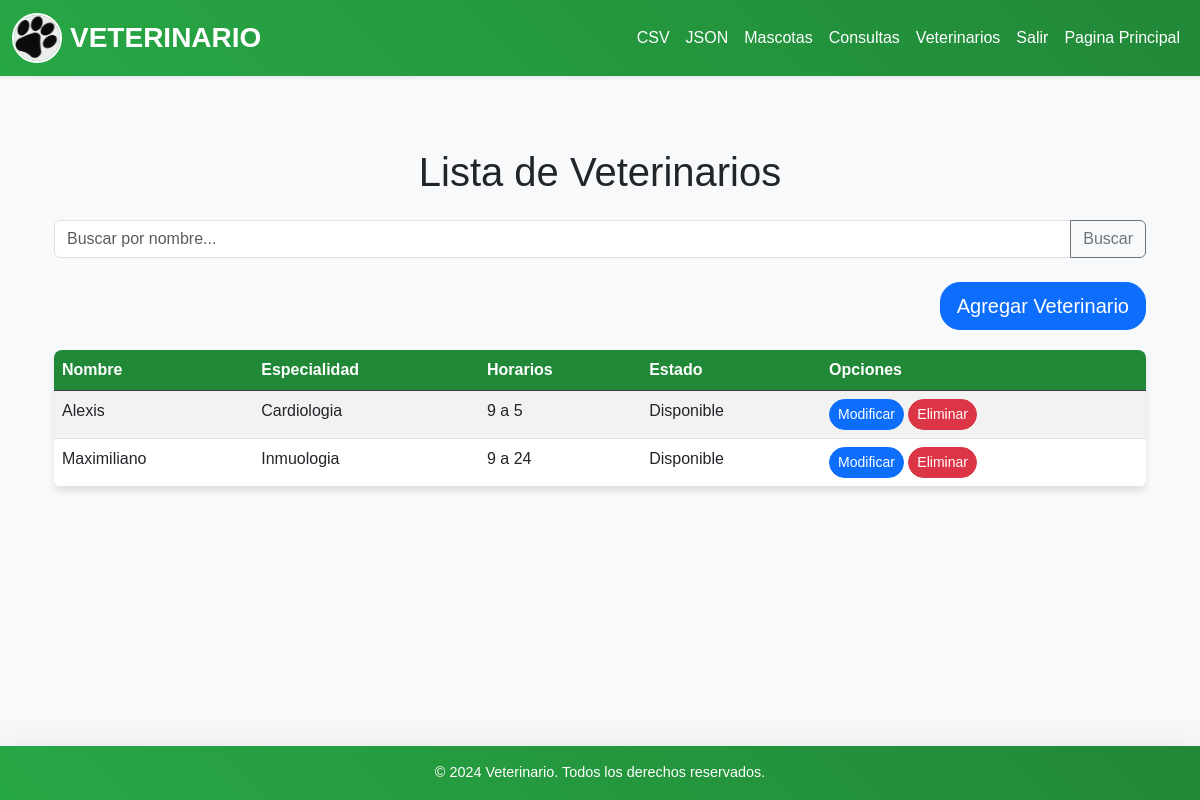
The app's page /veterinario/tabla (signed in) with its own data.
### core/models.py (models this page shows, shortened)
class Veterinario(models.Model):
    nombre = models.CharField("nombre", max_length=65)
    especialidad = models.CharField("especialidad", max_length=100)
    horarios = models.CharField("horarios", max_length=100)
    ESTADOS = [
        ("Disponible", "disponible"),
        ("Ocupado", "ocupado"),
    ]
    estado = models.CharField("estadio", max_length=11, choices=ESTADOS)
    class Meta:
        db_table = "veterinarios"

### core/views.py (the view)
# urls.py: path("veterinario/tabla", getVeterinario, name="veterinarios"),
@login_required
def getVeterinario(request):
    busqueda = request.GET.get('search', '')
    if busqueda:
        veterinario = Veterinario.objects.filter(
            Q(nombre__icontains=busqueda)
        )
    else:
        veterinario = Veterinario.objects.all()
    context = {
        'veterinarios': veterinario
    }
    return render(request, 'veterinario.html', context)

### core/templates/veterinario.html (shortened to what this page needs)
{% extends 'base.html' %}
{% load static %}
{% block content %}
<div class="container mt-5">
    <h1 class="text-center mb-4">Lista de Veterinarios</h1>
    <form method="get" action="" class="mb-4">
        <div class="input-group">
            <input type="text" name="search" class="form-control" placeholder="Buscar por nombre..." value="{{ request.GET.search }}">
            <button class="btn btn-outline-secondary" type="submit">Buscar</button>
        </div>
    </form>
    <div class="mb-3 text-end">
        <a class="btn btn-primary btn-lg" href="{% url 'nuevo-veterinario' %}">Agregar Veterinario</a>
    </div>
    <table class="table table-striped table-hover">
        <thead class="table-dark">
            <tr>
                <th>Nombre</th>
                <th>Especialidad</th>
                <th>Horarios</th>
                <th>Estado</th>
                <th>Opciones</th>
            </tr>
        </thead>
        <tbody>
            {% for veterinario in veterinarios %}
            <tr>
                <td>{{ veterinario.nombre }}</td>
                <td>{{ veterinario.especialidad }}</td>
                <td>{{ veterinario.horarios }}</td>
                <td>{{ veterinario.estado }}</td>
                <td>
                    <a href="{% url 'actualizar-veterinario' veterinario.id %}" class="btn btn-primary btn-sm">Modificar</a>
                    <a href="{% url 'eliminar-veterinario' veterinario.id %}" class="btn btn-danger btn-sm">Eliminar</a>
                </td>
            </tr>
            {% endfor %}
        </tbody>
    </table>
</div>
{% endblock %}

### core/static/styles.css (style rules this page uses)
.table { margin-top: 20px; border-radius: 8px; overflow: hidden; background-color: white; box-shadow: 0 4px 6px rgba(0, 0, 0, 0.1); }
.table th { background-color: #218838; color: white; font-weight: bold; }
.btn-primary, .btn-success , .btn-danger { border-radius: 20px; transition: transform 0.3s ease, background-color 0.3s ease; }

### records on screen
Veterinario: nombre "Alexis", especialidad "Cardiologia", horarios "9 a 5", estado "Disponible"
Veterinario: nombre "Maximiliano", especialidad "Inmuologia", horarios "9 a 24", estado "Disponible"
